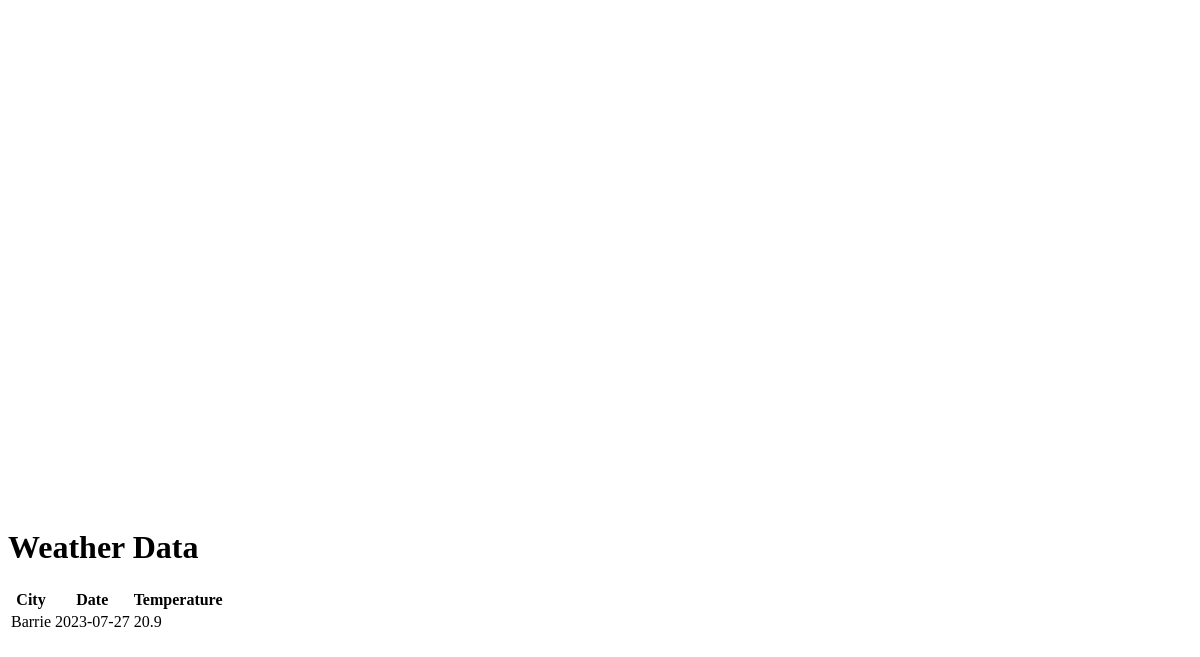
/, run on an earlier commit of the app's database.
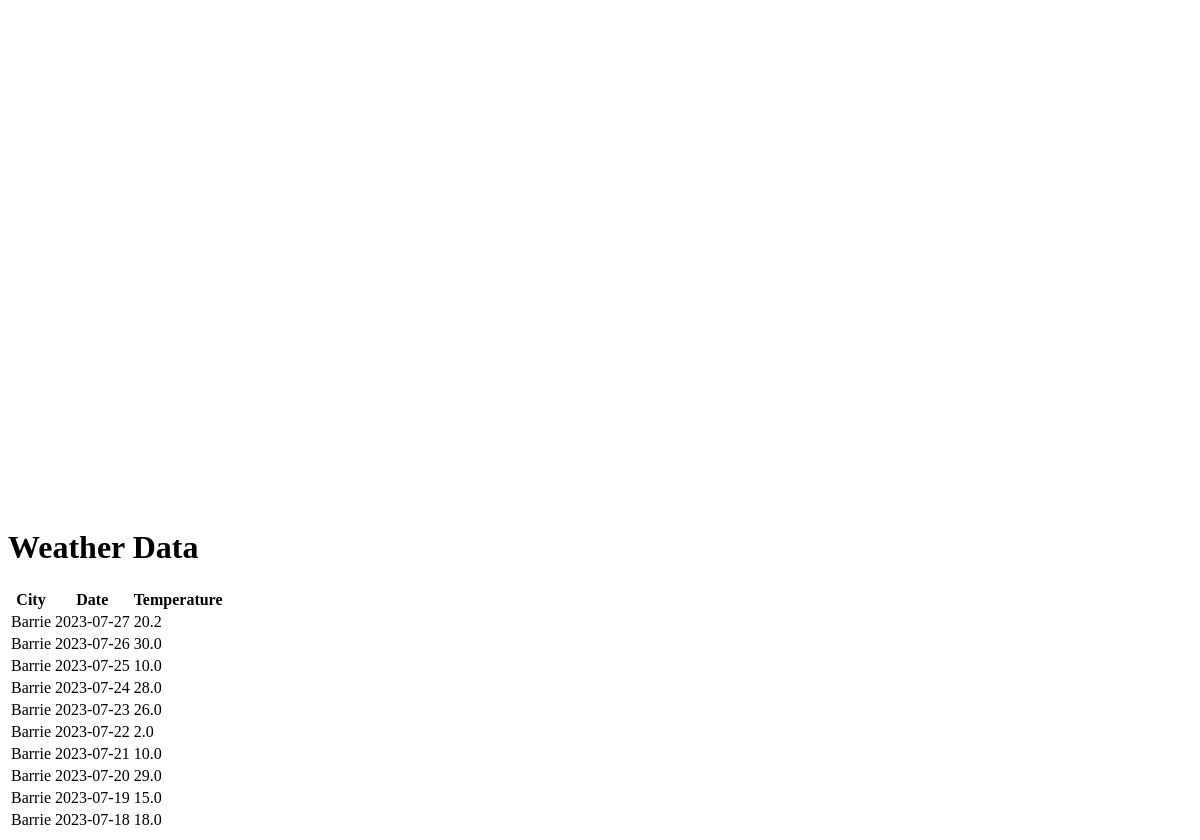
And on a later commit of the database.
### app/models.py (models this page shows, shortened)
class WeatherData(db.Model):
    id = db.Column(db.Integer, primary_key=True)
    city = db.Column(db.String(64), index=True)
    date = db.Column(db.String(64), index=True)
    temperature = db.Column(db.Float)

### app/routes.py (the view)
@main.route('/', methods=['GET'])  # e.g.: http://localhost:5001/?city=Barrie
def index():
    city = request.args.get('city', default=None, type=str)
    if city is None:
        city = "Barrie"
    weather_data = WeatherData.query.filter_by(city=city).order_by(desc(WeatherData.date))
    html = render_template('index.html', weather_data=weather_data)  # weather_data is the param that used in charts.js
    return html

### app/templates/index.html (shortened to what this page needs)
<!DOCTYPE html>
<html>
<head>
</head>
<div id="curve_chart" style="width: 900px; height: 500px"></div>
<body>
    <h1>Weather Data</h1>
    <table>
        <tr>
            <th>City</th>
            <th>Date</th>
            <th>Temperature</th>
        </tr>
        {% for weather in weather_data %}
        <tr>
            <td>{{ weather.city }}</td>
            <td>{{ weather.date }}</td>
            <td>{{ weather.temperature }}</td>
        </tr>
        {% endfor %}
    </table>
</body>
</html>

What changed in the data, as far as the page shows it:
added WeatherData: city "Barrie", date "2023-07-27", temperature "20.2"
changed WeatherData (number 2 of 10 on the later page): date "2023-07-27" → "2023-07-26"; temperature "20.9" → "30.0"
added WeatherData: city "Barrie", date "2023-07-25", temperature "10.0"
added WeatherData: city "Barrie", date "2023-07-24", temperature "28.0"
added WeatherData: city "Barrie", date "2023-07-23", temperature "26.0"
added WeatherData: city "Barrie", date "2023-07-22", temperature "2.0"
added WeatherData: city "Barrie", date "2023-07-21", temperature "10.0"
added WeatherData: city "Barrie", date "2023-07-20", temperature "29.0"
added WeatherData: city "Barrie", date "2023-07-19", temperature "15.0"
added WeatherData: city "Barrie", date "2023-07-18", temperature "18.0"
